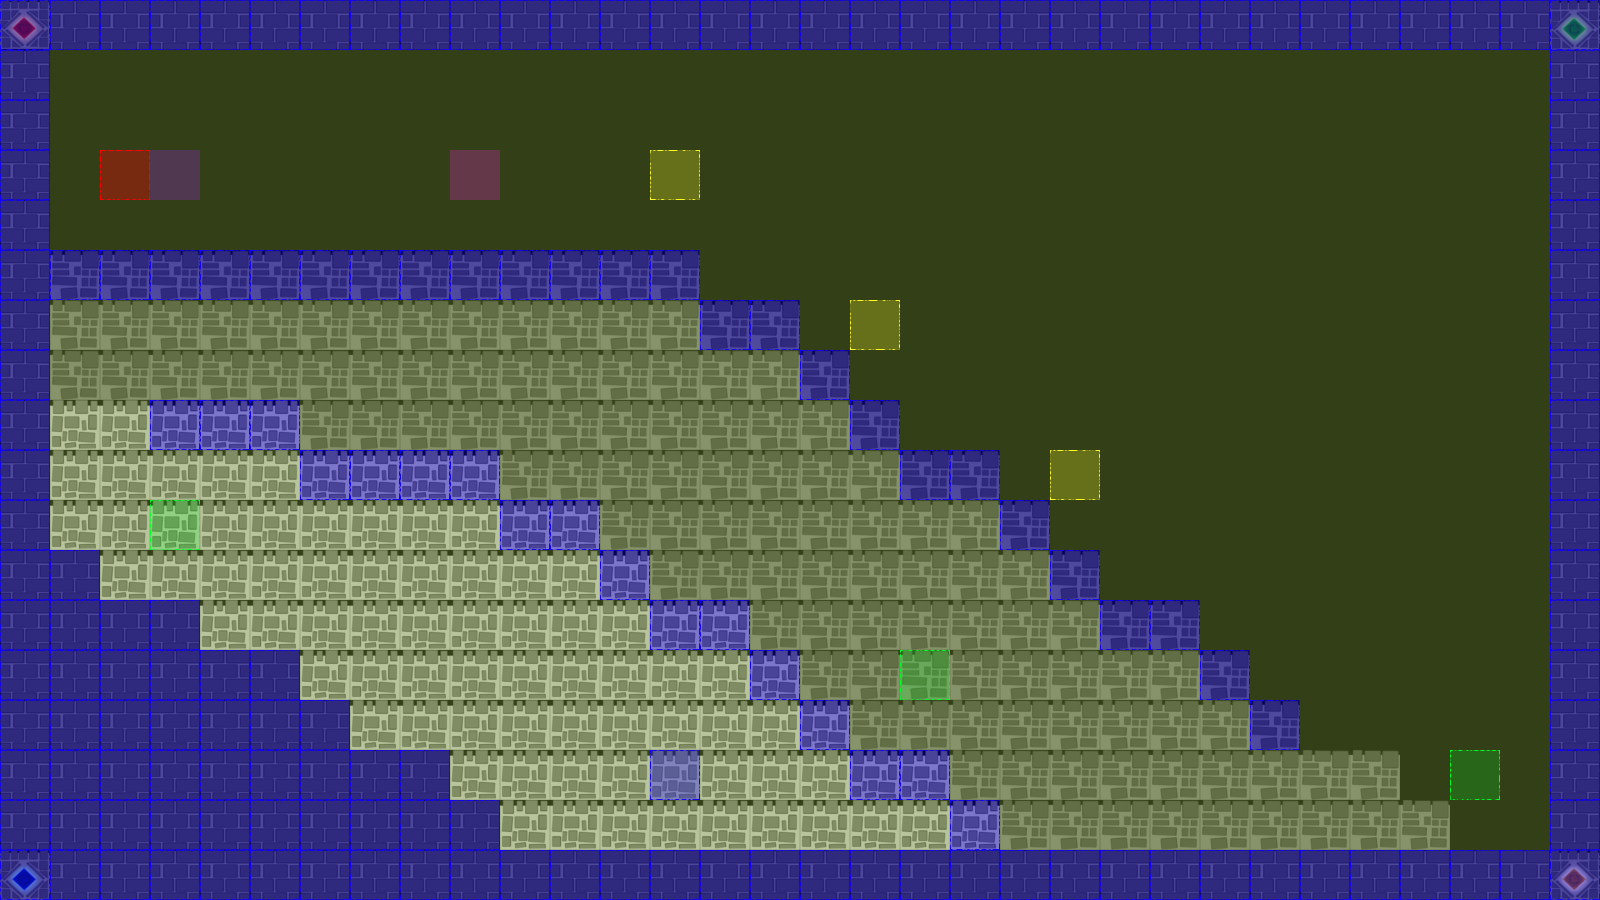

This is a level from a 2D game, rendered from its Tiled map with the project's own tilesets. A one-line summary and the map file follow, with tile-layer data summarised:
An orthogonal 32x18 tile map with 50x50 px tiles, 3 tile layers (terrain, collision, event), 2 tilesets.

<map version="1.0" orientation="orthogonal" renderorder="left-up" width="32" height="18" tilewidth="50" tileheight="50" nextobjectid="3">
 <tileset firstgid="1" name="castleTile" tilewidth="50" tileheight="50" tilecount="36" columns="6">
  <image source="tiles/castleTile.png" width="300" height="300" />
 </tileset>
 <tileset firstgid="37" name="collisionTile" tilewidth="50" tileheight="50" tilecount="12" columns="3">
  <image source="tiles/collisionTile.png" width="150" height="200" />
 </tileset>
 <layer name="terrain" width="32" height="18">
  <data>[576 cells, 344 non-empty, 7 distinct tile ids]</data>
 </layer>
 <layer name="collision" width="32" height="18">
  <data>[576 cells, 576 non-empty, 2 distinct tile ids]</data>
 </layer>
 <layer name="event" width="32" height="18">
  <data>[576 cells, 10 non-empty, 6 distinct tile ids]</data>
 </layer>
</map>
